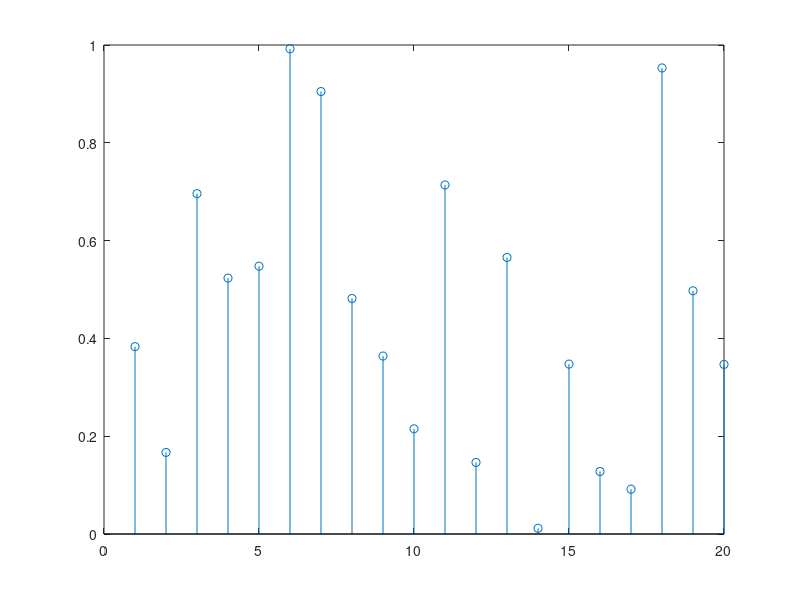
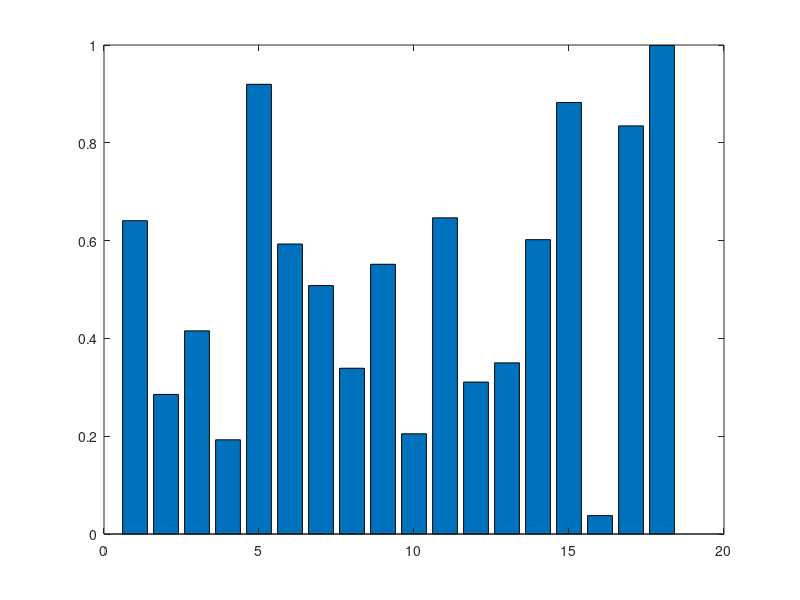
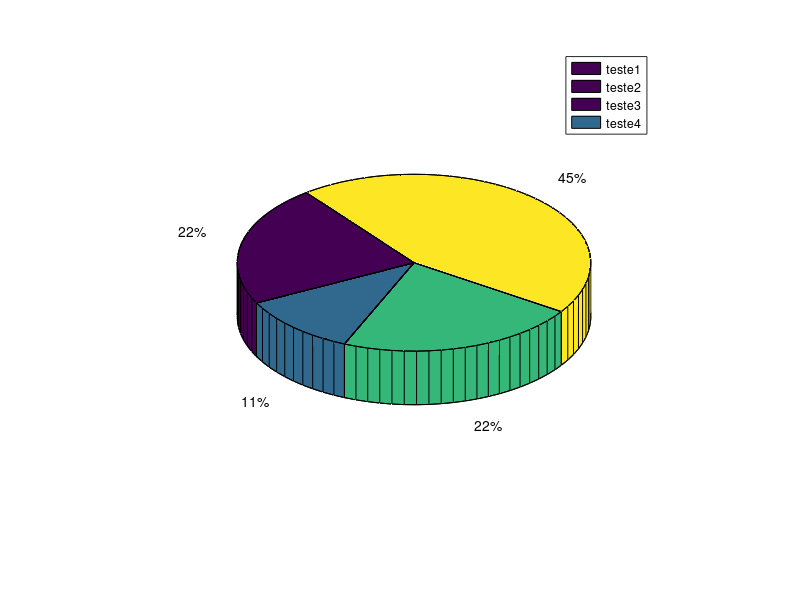

MATLAB code for these plots, in order:
clc;
clear all;
close all;

% Tipos especificos de graficos

%% stem
y1 = rand(1, 20);
figure
stem(y1);

%% bar

y2 = rand(1, 18);
figure
bar(y2);

%% pie4

x = [40, 20, 40, 81];
figure
labels = {"teste1", "teste2", "teste3", "teste4"};
pie3(x);
legend(labels);